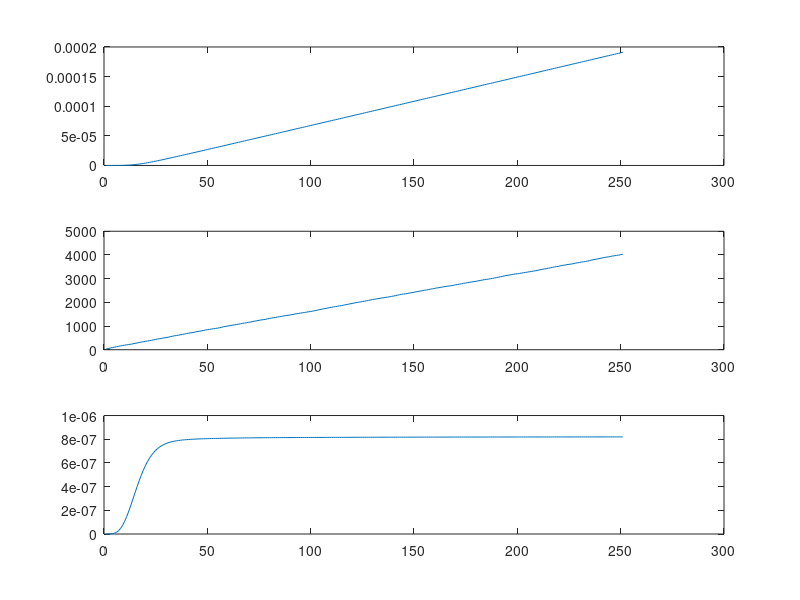

The MATLAB script that drew this image:

function merge_sim()
    area = [
        3 1 0 0 0 0 0 0 0 0 0 0;
        3 3 3 3 1 0 0 0 0 0 0 0;
        3 3 3 3 3 3 3 1 0 0 0 0;
        3 3 3 3 3 3 3 3 3 3 1 0;
        2 2 2 2 2 2 2 2 2 2 2 2;
        %2 2 2 2 2 2 2 2 2 2 2 2;
        %2 2 2 2 2 2 2 2 2 2 2 2;
        6 6 6 6 6 6 6 6 6 6 4 0;
        6 6 6 6 6 6 6 4 0 0 0 0;
        6 6 6 6 4 0 0 0 0 0 0 0;
        6 4 0 0 0 0 0 0 0 0 0 0;
    ];
    C = 12;
    L = 9;
    Q = zeros(L,C);
    Out = 0;
    HO =[];
    SUM = [];
    s = 0;
    HF =[];
    figure;
    cur_flow = 0;
    in_flow = 0;
    HI = [];
    hold on
    for t=0:250
    for i=1:C
        for j=1:L
            if (i == 1)
                if (Q(j,i+1)<2)
                    in = 10*rand*calv(Q(j,i+1));
                    Q(j,i) = Q(j,i)+in;
                    %in_flow = in_flow + in;
                    cur_flow = cur_flow + in;
                end
            end
            if (area(j,i) == 3)
                [Q(j,i),Q(j+1,i),Q(j,i+1)]=flow_div(Q(j,i),Q(j+1,i),Q(j,i+1));
            end
            if (area(j,i) == 2)
                if(i==C)
                    div = Q(j,i) * calv(Q(j,i));
                    Out = Out + div;
                    s = s + Out;
                    cur_flow = cur_flow - div;
                    Q(j,i) = Q(j,i) - div;
                else
                    [Q(j,i),Q(j,i+1)]=flow_forward(Q(j,i),Q(j,i+1));
                end
            end
            if (area(j,i) == 1) % down
                [Q(j,i),Q(j+1,i)]=flow_updown(Q(j,i),Q(j+1,i));
            end
            if (area(j,i) == 4) % up
                 [Q(j,i),Q(j-1,i)]=flow_updown(Q(j,i),Q(j-1,i));
            end
            if (area(j,i) == 6) % up left
                [Q(j,i),Q(j-1,i),Q(j,i+1)]=flow_div(Q(j,i),Q(j-1,i),Q(j,i+1));
            end
        end
    end
    %HI = [HI in_flow];
    HF = [HF cur_flow];
    SUM = [SUM  s];
    HO = [HO Out];
    %in_flow = 0;
    Out = 0;
    drawnow
    %matrixplot(Q,'DisplayOpt','off','FigSize','Auto','ColorBar','on');
    subplot(3,1,1);
    %draw_m(Q);
    %plot(HI);
    plot(SUM);
    subplot(3,1,2);
    plot(HF);
    subplot(3,1,3);
    plot(HO);
    pause(0.01);
    end
end

function [q,qd,ql]=flow_div(q,qd,ql)
    k1 = 0.5;
    v=calv(q);
    vd=calv(qd);
    vl=calv(ql);
    dq = v*q;
    div = dq*(k1/(qd+1));
    qd = qd+vd*div;
    ql = ql + vl*(dq-div);
    q = q-dq;
    return
end

function [q,qf]=flow_forward(q,qf)
    k1 = 0.5;
    v=calv(q);
    vf=calv(qf);
    dq = v*q;
    q = q-dq;
    div = dq*(k1/(qf+1));
    qf = qf+vf*div;
    return
end

function [qu,q]=flow_updown(q,qu)
    k1 = 0.5;
    v=calv(q);
    vu=calv(qu);
    dq = v*q;
    q = q-dq;
    div = dq*(k1/(qu+1));
    qu = qu+vu*div;
    return
end

function v=calv(q)
    k2=0.5;
    v=k2/(q+1);
    return
end

function draw_m(M)
[l,c] = size(M);

for x=1:l
    for y=1:c
        fx=[x-1,x,x,x-1];
        fy=[y-1,y-1,y,y];
        
        if M(x,y)>9
            fill(fx,fy,[9/M(x,y) 0.1 0]);
        elseif M(x,y)>5
            fill(fx,fy,[5/M(x,y) 0.1 0]);
        elseif M(x,y)>1
            fill(fx,fy,[1/M(x,y) 0.1 0]);
        end
        
    end
end
end